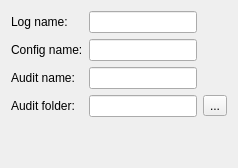
                 <widget class="QWidget" name="loggingTab">
                  <attribute name="title">
                   <string>Logging</string>
                  </attribute>
                  <layout class="QGridLayout" name="gridLayout_10">
                   <item row="0" column="0">
                    <widget class="QLabel" name="label_30">
                     <property name="text">
                      <string>Log name:</string>
                     </property>
                    </widget>
                   </item>
                   <item row="2" column="1">
                    <widget class="QLineEdit" name="configLineEdit"/>
                   </item>
                   <item row="3" column="0">
                    <widget class="QLabel" name="label_27">
                     <property name="text">
                      <string>Audit name:</string>
                     </property>
                    </widget>
                   </item>
                   <item row="3" column="1">
                    <widget class="QLineEdit" name="auditNameLineEdit"/>
                   </item>
                   <item row="4" column="0">
                    <widget class="QLabel" name="label_31">
                     <property name="text">
                      <string>Audit folder:</string>
                     </property>
                    </widget>
                   </item>
                   <item row="0" column="1">
                    <widget class="QLineEdit" name="logNameLineEdit"/>
                   </item>
                   <item row="2" column="0">
                    <widget class="QLabel" name="label_29">
                     <property name="text">
                      <string>Config name:</string>
                     </property>
                    </widget>
                   </item>
                   <item row="4" column="1">
                    <widget class="QLineEdit" name="auditDirLineEdit"/>
                   </item>
                   <item row="4" column="2">
                    <widget class="QToolButton" name="auditDirSelect">
                     <property name="text">
                      <string>...</string>
                     </property>
                    </widget>
                   </item>
                   <item row="5" column="1">
                    <spacer name="verticalSpacer_5">
                     <property name="orientation">
                      <enum>Qt::Vertical</enum>
                     </property>
                     <property name="sizeHint" stdset="0">
                      <size>
                       <width>20</width>
                       <height>40</height>
                      </size>
                     </property>
                    </spacer>
                   </item>
                  </layout>
                 </widget>
